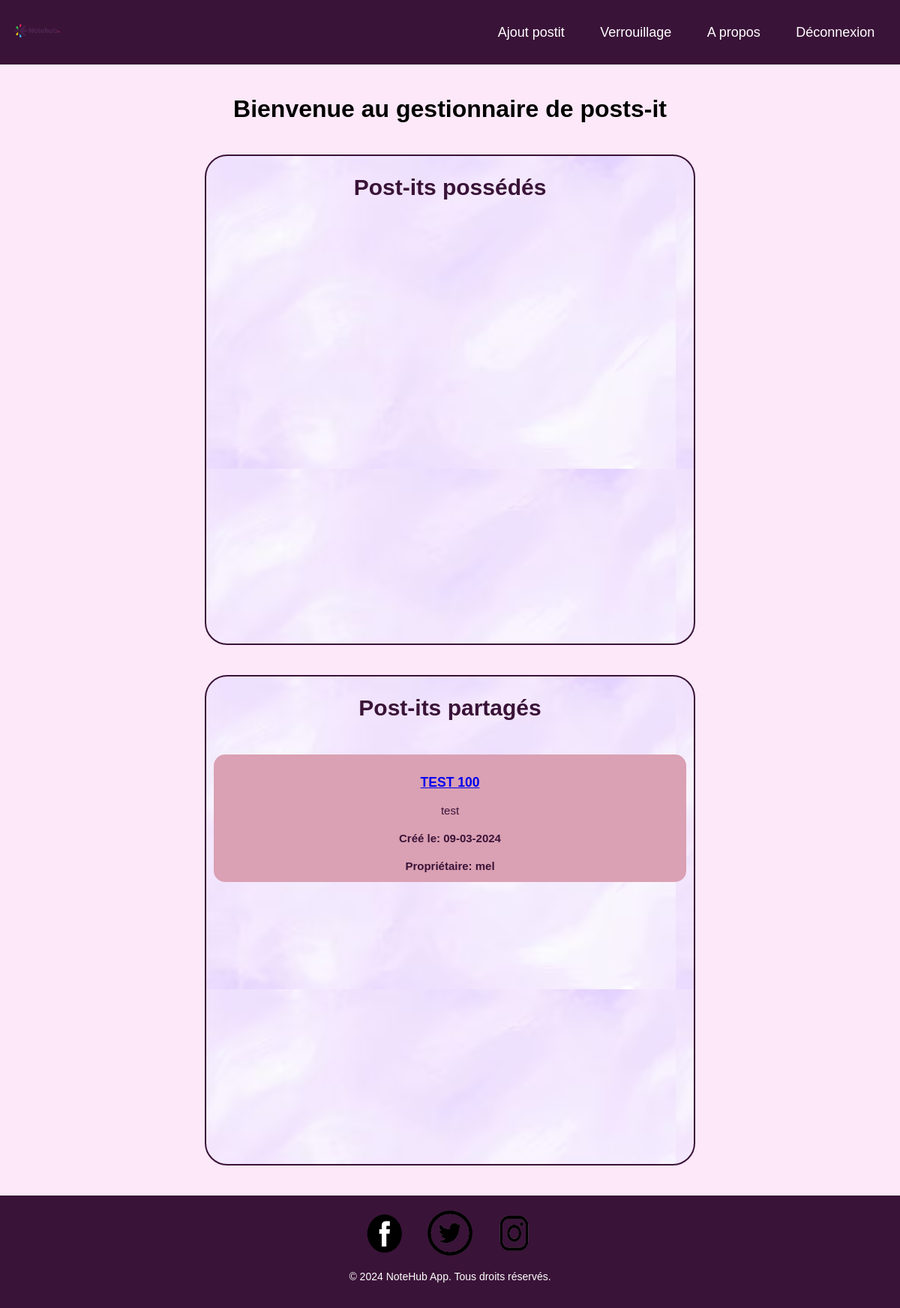
Before: /controleur/AccueilControleur.php (signed in) with the older database file.
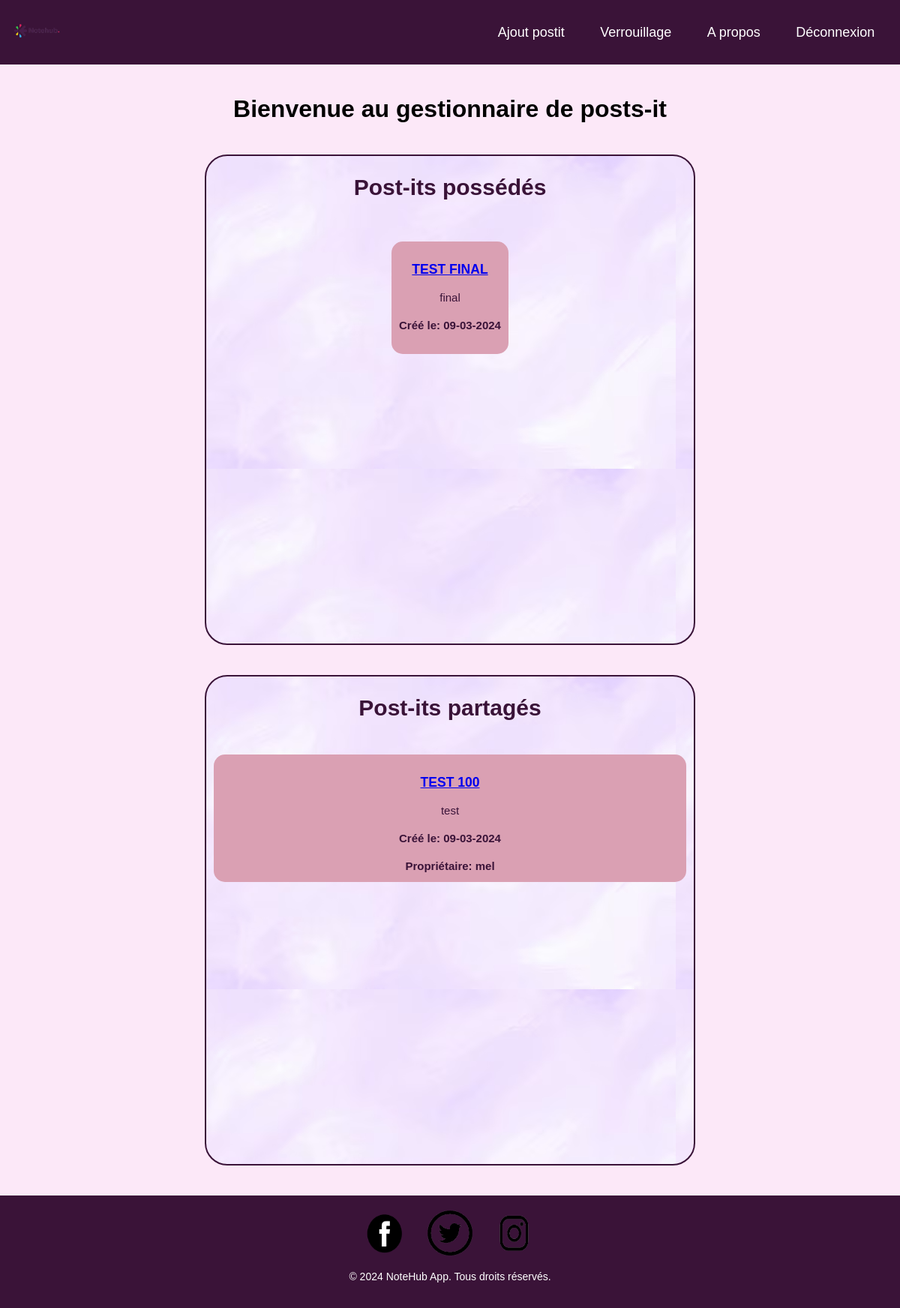
After: the same page with the newer database file.
### tables this page shows
CREATE TABLE POSTIT (
    IDPOSTIT INTEGER PRIMARY KEY AUTOINCREMENT,
    DATEDECREATION TEXT NOT NULL,
    TITRE TEXT NOT NULL,
    LIBELLE TEXT NOT NULL,
    IDUSER INTEGER,
    FOREIGN KEY (IDUSER) REFERENCES USER(IDUSER)
);

CREATE TABLE USER (
    IDUSER INTEGER PRIMARY KEY AUTOINCREMENT,
    PSEUDO TEXT NOT NULL,
    NOM TEXT NOT NULL,
    PRENOM TEXT NOT NULL,
    DATEDENAISSANCE TEXT NOT NULL,
    MAIL TEXT NOT NULL,
    MDP TEXT NOT NULL
);

### controleur/AccueilControleur.php (called while the page is built, shortened)
<?php
require_once __DIR__ . '/../modele/PostitModel.php';
$postitModel = new PostitModel();
$allPostits = $postitModel->getUserPostits($_SESSION['userId']) ?: [];
$sharedPostits = isset($_SESSION['userId']) ? $postitModel->getSharedPostits($_SESSION['userId']) : [];
require_once __DIR__ . '/../vue/AccueilVue.php';
?>

### modele/PostitModel.php (called while the page is built, shortened)
<?php
class PostitModel {
    private $db;
    public function __construct() {
        $this->db = new PDO('sqlite:' . DB_PATH);
    }
    public function getUserPostits($userId) {
        $sql = "SELECT p.* FROM POSTIT p
                WHERE p.IDUSER = :userId";
        $stmt = $this->db->prepare($sql);
        $stmt->bindParam(':userId', $userId, PDO::PARAM_INT);
        $stmt->execute();
        return $stmt->fetchAll(PDO::FETCH_ASSOC);
    }
    public function getSharedPostits($userId) {
        $sql = "SELECT p.*, u.pseudo FROM POSTIT p
                INNER JOIN Partage pa ON p.IDPOSTIT = pa.IDPOSTIT
                INNER JOIN USER u ON u.IDUSER = p.IDUSER
                WHERE pa.IDUSER = :userId";
        $stmt = $this->db->prepare($sql);
        $stmt->bindParam(':userId', $userId);
        $stmt->execute();
        return $stmt->fetchAll(PDO::FETCH_ASSOC);
    }
}
?>

### vue/AccueilVue.php (the view, shortened to what this page needs)
<!DOCTYPE html>
<html lang="en">
<head>
    <link rel="stylesheet" href="vue/styles/accueil.css">
</head>
<body>
    <header>
        <?php
        require_once 'vue/Styles/header.php'
        ?>
    </header>
    <div class="container">
        <h1>Bienvenue au gestionnaire de posts-it</h1>
        <div class="post-it-wrapper">
            <h2>Post-its possédés</h2>
            <div class="post-it-container" id="post-it-container-owned">
            <div class="post-it-container" id="post-it-container-owned">
    <?php foreach ($allPostits as $postit){ ?>
        <div class="post-it">
                 <a href="index.php?page=PostitDetail&id=<?php echo $postit['IDPOSTIT']; ?>">
                    <h3><?php echo htmlspecialchars($postit['TITRE'], ENT_QUOTES, 'UTF-8'); ?></h3>
                 </a>
            <p><?php echo nl2br(htmlspecialchars($postit['LIBELLE'], ENT_QUOTES, 'UTF-8')); ?></p>
            <h4>Créé le: <?php echo htmlspecialchars($postit['DATEDECREATION'], ENT_QUOTES, 'UTF-8'); ?></h4>
        </div>
    <?php }; ?>
</div>
            </div>
        </div>
<div class="post-it-wrapper">
    <h2>Post-its partagés</h2>
    <div class="post-it-container" id="post-it-container-shared">
        <?php foreach ($sharedPostits as $postit):?>
            <div class="post-it">
                <a href="index.php?page=PostitSharedDetail&id=<?php echo $postit['IDPOSTIT']; ?>">
                    <h3><?php echo htmlspecialchars($postit['TITRE'], ENT_QUOTES, 'UTF-8'); ?></h3>
                </a>
                <p><?php echo nl2br(htmlspecialchars($postit['LIBELLE'], ENT_QUOTES, 'UTF-8')); ?></p>
                <h4>Créé le: <?php echo htmlspecialchars($postit['DATEDECREATION'], ENT_QUOTES, 'UTF-8'); ?></h4>
                <h4>Propriétaire: <?php echo htmlspecialchars($postit['PSEUDO']); ?></h4>
            </div>
        <?php endforeach; ?>
    </div>
</div>
        </div>
<footer>
        <?php
            require_once 'vue/Styles/footer.php'
        ?>
    </footer>
</body>
</html>

### vue/styles/header.php
<nav>
            <div class="logo">
                <img src="vue/images/logosite.png" alt="logo">
            </div>
            <div class="links">
                <ul>
                    <li><a href="#" id= "ajouterPostItBtn" >Ajout postit</a></li>
                    <li><a href="#">Verrouillage</a></li>
                    <li><a href="index.php?page=apropos">A propos</a></li>
                    <li><a href="#" id="logoutBtn">Déconnexion</a></li>
                </ul>
            </div>
        </nav>

### vue/styles/footer.php
<div class="social-icons">
            <a href="#"><img src="vue/images/facebook.png" alt="Facebook"></a>
            <a href="#"><img src="vue/images/twitter.png" alt="Twitter"></a>
            <a href="#"><img src="vue/images/instagram.png" alt="Instagram"></a>
        </div>
<p>&copy; 2024 NoteHub App. Tous droits réservés.</p>

### vue/styles/accueil.css (style rules this page uses)
body { font-family: Arial, sans-serif; background-color: #FCE8F8; margin: 0; padding: 0; }
nav { background-color: #3a1338; display: flex; justify-content: space-between; align-items: center; padding: 1px 10px; background-size: cover; }
.links { width: 50%; }
.links ul { display: flex; justify-content: space-around; }
.links li { list-style-type: none; }
.links a { text-decoration: none; color: white; font-size: 18px; cursor: pointer; padding-bottom: 0.5em; background-image: linear-gradient(white, white); background-size: 0% 0.1em; background-position-y: 100%; background-position-x: 50%; background-repeat: no-repeat; transition: background-size ease-in-out 0.5s; }
.logo img { width: 80px; height: 80px; }
.container { text-align: center; padding: 20px; }
.post-it-wrapper { display: inline-block; margin: 20px; vertical-align: top; color: #3a1338; font-size: 20px; background-image: url('fondd.png'); height: 650px; width: 650px; border: 2px solid#3a1338; border-radius: 30px; }
.post-it-container { display: flex; flex-wrap: wrap; justify-content: center; }
.post-it { background-color: #daa0b3; width: 200px; padding: 10px; margin: 10px; }
body { font-family: Arial, sans-serif; text-align: center; }
footer { background-color: #3a1338; color: #fff; padding: 20px; text-align: center; }
.social-icons { margin-bottom: 20px; }
.social-icons a { margin: 0 10px; }
.social-icons img { width: 60px; height: 60px; vertical-align: middle; }
footer p { font-size: 14px; }
.post-it-container { display: flex; flex-wrap: wrap; gap: 10px; padding: 10px; align-items: flex-start; justify-content: space-around; max-height: 500px; overflow-y: auto; }
.post-it { width: 100%; margin: 10px 0; height: auto; max-height: 150px; overflow: hidden; border-radius: 15px; font-size: 15px; }
@media (min-width: 1000px) { .post-it { flex: 1 1 calc(25% - 20px); } }

Changed rows visible on the page:
added postit: TITRE "TEST FINAL", LIBELLE "final", DATEDECREATION "09-03-2024", shown under "Post-its possédés"
